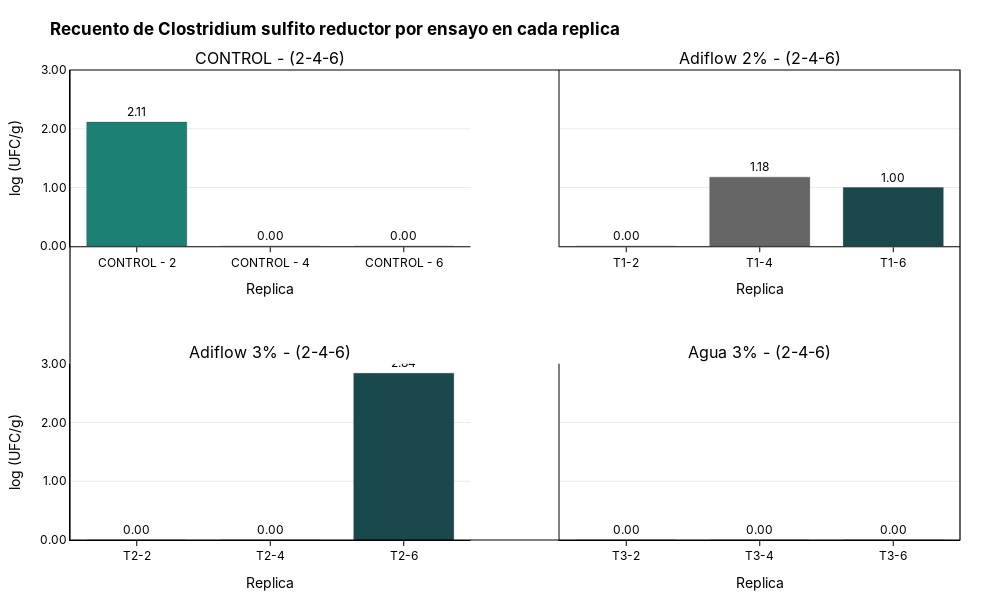

The notebook cell this image was saved under:
### Code cell
datasets = [
    ("CONTROL - (2-4-6)", res_ensayo2),
    ("Adiflow 2% - (2-4-6)",      res_ensayo4),
    ("Adiflow 3% - (2-4-6)",      res_ensayo6),
    ("Agua 3% - (2-4-6)",      res_ensayo8),
]

fig = bar_subplots_2x2_corporate(
    datasets,
    cat_col="ensayo",
    val_col="resultado_log",
    title="Recuento de Clostridium sulfito reductor por ensayo en cada replica",
    x_title="Replica",
    y_title="log (UFC/g)",
    value_tickformat=".2f",
     width = 1000,
    height = 600,
    #write_html=f"{ROOT_IMAGEN}/barras_resultado_log_2x2.html"
)
fig.show()
s3.save_plotly_html(fig, f"barras_resultado_log_2x2.html")

### Figure 1 — Plotly figure (JSON) as saved in the notebook; plotly's stock layout.template omitted (floating-point values rounded to 4 significant figures)
{"data": [{"hovertemplate": "ensayo: <b>%{x}</b><br>resultado_log: %{y:.2f}<extra></extra>", "marker": {"color": ["#1C8074", "#666666", "#1A494C"], "line": {"color": "rgba(0,0,0,0.25)", "width": 0.8}}, "showlegend": false, "text": ["2.11", "0.00", "0.00"], "textposition": "outside", "type": "bar", "x": ["CONTROL - 2", "CONTROL - 4", "CONTROL - 6"], "xaxis": "x", "y": [2.114, 0, 0], "yaxis": "y"}, {"hovertemplate": "ensayo: <b>%{x}</b><br>resultado_log: %{y:.2f}<extra></extra>", "marker": {"color": ["#1C8074", "#666666", "#1A494C"], "line": {"color": "rgba(0,0,0,0.25)", "width": 0.8}}, "showlegend": false, "text": ["0.00", "1.18", "1.00"], "textposition": "outside", "type": "bar", "x": ["T1-2", "T1-4", "T1-6"], "xaxis": "x2", "y": [0, 1.176, 1], "yaxis": "y2"}, {"hovertemplate": "ensayo: <b>%{x}</b><br>resultado_log: %{y:.2f}<extra></extra>", "marker": {"color": ["#1C8074", "#666666", "#1A494C"], "line": {"color": "rgba(0,0,0,0.25)", "width": 0.8}}, "showlegend": false, "text": ["0.00", "0.00", "2.84"], "textposition": "outside", "type": "bar", "x": ["T2-2", "T2-4", "T2-6"], "xaxis": "x3", "y": [0, 0, 2.839], "yaxis": "y3"}, {"hovertemplate": "ensayo: <b>%{x}</b><br>resultado_log: %{y:.2f}<extra></extra>", "marker": {"color": ["#1C8074", "#666666", "#1A494C"], "line": {"color": "rgba(0,0,0,0.25)", "width": 0.8}}, "showlegend": false, "text": ["0.00", "0.00", "0.00"], "textposition": "outside", "type": "bar", "x": ["T3-2", "T3-4", "T3-6"], "xaxis": "x4", "y": [0, 0, 0], "yaxis": "y4"}], "layout": {"annotations": [{"font": {"size": 16}, "showarrow": false, "text": "CONTROL - (2-4-6)", "x": 0.225, "xanchor": "center", "xref": "paper", "y": 1, "yanchor": "bottom", "yref": "paper"}, {"font": {"size": 16}, "showarrow": false, "text": "Adiflow 2% - (2-4-6)", "x": 0.775, "xanchor": "center", "xref": "paper", "y": 1, "yanchor": "bottom", "yref": "paper"}, {"font": {"size": 16}, "showarrow": false, "text": "Adiflow 3% - (2-4-6)", "x": 0.225, "xanchor": "center", "xref": "paper", "y": 0.375, "yanchor": "bottom", "yref": "paper"}, {"font": {"size": 16}, "showarrow": false, "text": "Agua 3% - (2-4-6)", "x": 0.775, "xanchor": "center", "xref": "paper", "y": 0.375, "yanchor": "bottom", "yref": "paper"}], "bargap": 0.25, "font": {"color": "#000", "family": "Inter, 'Helvetica Neue', Arial, sans-serif", "size": 12}, "height": 600, "hoverlabel": {"bgcolor": "#FFFFFF", "bordercolor": "#666"}, "margin": {"b": 60, "l": 70, "r": 40, "t": 70}, "paper_bgcolor": "#FFFFFF", "plot_bgcolor": "#FFFFFF", "shapes": [{"fillcolor": "rgba(0,0,0,0)", "line": {"color": "#000", "width": 1.2}, "type": "rect", "x0": 0, "x1": 1, "xref": "paper", "y0": 0, "y1": 1, "yref": "paper"}], "title": {"text": "<b>Recuento de Clostridium sulfito reductor por ensayo en cada replica</b>"}, "width": 1000, "xaxis": {"anchor": "y", "domain": [0, 0.45], "linecolor": "#000", "showline": true, "tickangle": 0, "tickcolor": "#000", "ticks": "outside", "title": {"text": "Replica"}}, "xaxis2": {"anchor": "y2", "domain": [0.55, 1], "linecolor": "#000", "showline": true, "tickangle": 0, "tickcolor": "#000", "ticks": "outside", "title": {"text": "Replica"}}, "xaxis3": {"anchor": "y3", "domain": [0, 0.45], "linecolor": "#000", "showline": true, "tickangle": 0, "tickcolor": "#000", "ticks": "outside", "title": {"text": "Replica"}}, "xaxis4": {"anchor": "y4", "domain": [0.55, 1], "linecolor": "#000", "showline": true, "tickangle": 0, "tickcolor": "#000", "ticks": "outside", "title": {"text": "Replica"}}, "yaxis": {"anchor": "x", "domain": [0.625, 1], "gridcolor": "rgba(0,0,0,0.08)", "linecolor": "#000", "range": [0, 3], "rangemode": "tozero", "showline": true, "tickformat": ".2f", "title": {"text": "log (UFC/g)"}}, "yaxis2": {"anchor": "x2", "domain": [0.625, 1], "gridcolor": "rgba(0,0,0,0.08)", "linecolor": "#000", "matches": "y", "range": [0, 3], "rangemode": "tozero", "showline": true, "showticklabels": false, "tickformat": ".2f"}, "yaxis3": {"anchor": "x3", "domain": [0, 0.375], "gridcolor": "rgba(0,0,0,0.08)", "linecolor": "#000", "range": [0, 3], "rangemode": "tozero", "showline": true, "tickformat": ".2f", "title": {"text": "log (UFC/g)"}}, "yaxis4": {"anchor": "x4", "domain": [0, 0.375], "gridcolor": "rgba(0,0,0,0.08)", "linecolor": "#000", "matches": "y3", "range": [0, 3], "rangemode": "tozero", "showline": true, "showticklabels": false, "tickformat": ".2f"}}}
